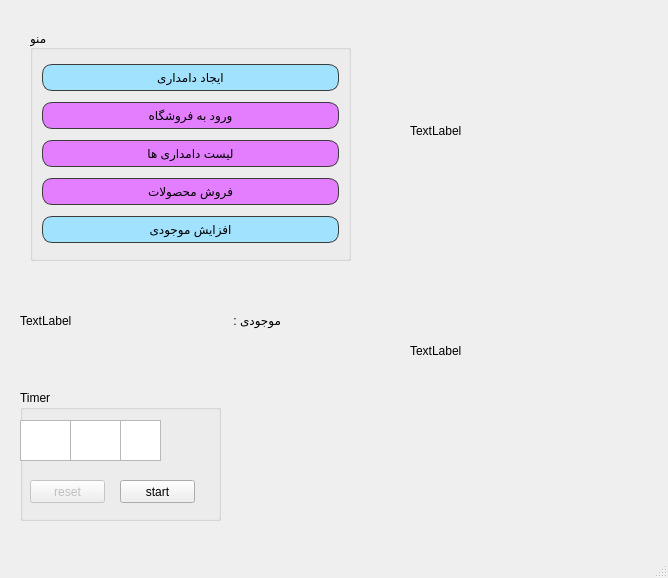
<?xml version="1.0" encoding="UTF-8"?>
<ui version="4.0">
 <class>MainWindow</class>
 <widget class="QMainWindow" name="MainWindow">
  <property name="geometry">
   <rect>
    <x>0</x>
    <y>0</y>
    <width>668</width>
    <height>578</height>
   </rect>
  </property>
  <property name="windowTitle">
   <string>MainWindow</string>
  </property>
  <widget class="QWidget" name="centralwidget">
   <widget class="QGroupBox" name="groupBox">
    <property name="geometry">
     <rect>
      <x>30</x>
      <y>30</y>
      <width>321</width>
      <height>231</height>
     </rect>
    </property>
    <property name="title">
     <string>منو</string>
    </property>
    <layout class="QVBoxLayout" name="verticalLayout">
     <item>
      <widget class="QPushButton" name="creates_farm">
       <property name="styleSheet">
        <string notr="true">QPushButton
{
    height:25px;
    color: rgb(0, 0, 0);
    background-color: rgb(160, 226, 255);
    border: 1px solid rgb(60, 60, 60);
    border-radius: 10px;
}
</string>
       </property>
       <property name="text">
        <string>ایجاد دامداری</string>
       </property>
      </widget>
     </item>
     <item>
      <widget class="QPushButton" name="creates_market">
       <property name="styleSheet">
        <string notr="true">QPushButton
{
    height:25px;
    color: rgb(0, 0, 0);
    background-color: rgb(226,126, 255);
    border: 1px solid rgb(60, 60, 60);
    border-radius: 10px;
}</string>
       </property>
       <property name="text">
        <string>ورود به فروشگاه</string>
       </property>
      </widget>
     </item>
     <item>
      <widget class="QPushButton" name="farm_list">
       <property name="styleSheet">
        <string notr="true">QPushButton
{
    height:25px;
    color: rgb(0, 0, 0);
    background-color: rgb(226,126, 255);
    border: 1px solid rgb(60, 60, 60);
    border-radius: 10px;
}
</string>
       </property>
       <property name="text">
        <string>لیست دامداری ها</string>
       </property>
      </widget>
     </item>
     <item>
      <widget class="QPushButton" name="sell_products">
       <property name="styleSheet">
        <string notr="true">QPushButton
{
    height:25px;
    color: rgb(0, 0, 0);
    background-color: rgb(226,126, 255);
    border: 1px solid rgb(60, 60, 60);
    border-radius: 10px;
}
</string>
       </property>
       <property name="text">
        <string>فروش محصولات</string>
       </property>
      </widget>
     </item>
     <item>
      <widget class="QPushButton" name="deposit_btn">
       <property name="styleSheet">
        <string notr="true">QPushButton
{
    height:25px;
    color: rgb(0, 0, 0);
    background-color: rgb(160, 226, 255);
    border: 1px solid rgb(60, 60, 60);
    border-radius: 10px;
}
</string>
       </property>
       <property name="text">
        <string>افزایش موجودی</string>
       </property>
      </widget>
     </item>
    </layout>
   </widget>
   <widget class="QLabel" name="money_icon">
    <property name="geometry">
     <rect>
      <x>20</x>
      <y>290</y>
      <width>81</width>
      <height>61</height>
     </rect>
    </property>
    <property name="text">
     <string>TextLabel</string>
    </property>
   </widget>
   <widget class="QLabel" name="balance">
    <property name="geometry">
     <rect>
      <x>160</x>
      <y>300</y>
      <width>121</width>
      <height>41</height>
     </rect>
    </property>
    <property name="styleSheet">
     <string notr="true"/>
    </property>
    <property name="text">
     <string>موجودی :</string>
    </property>
   </widget>
   <widget class="QLabel" name="welcome">
    <property name="geometry">
     <rect>
      <x>410</x>
      <y>30</y>
      <width>181</width>
      <height>201</height>
     </rect>
    </property>
    <property name="layoutDirection">
     <enum>Qt::LeftToRight</enum>
    </property>
    <property name="text">
     <string>TextLabel</string>
    </property>
   </widget>
   <widget class="QLabel" name="label">
    <property name="geometry">
     <rect>
      <x>410</x>
      <y>200</y>
      <width>201</width>
      <height>301</height>
     </rect>
    </property>
    <property name="text">
     <string>TextLabel</string>
    </property>
   </widget>
   <widget class="QGroupBox" name="groupBox_2">
    <property name="geometry">
     <rect>
      <x>20</x>
      <y>390</y>
      <width>201</width>
      <height>131</height>
     </rect>
    </property>
    <property name="title">
     <string>Timer</string>
    </property>
    <widget class="QTextEdit" name="minutesText">
     <property name="enabled">
      <bool>true</bool>
     </property>
     <property name="geometry">
      <rect>
       <x>0</x>
       <y>30</y>
       <width>51</width>
       <height>41</height>
      </rect>
     </property>
    </widget>
    <widget class="QTextEdit" name="secondsText">
     <property name="enabled">
      <bool>true</bool>
     </property>
     <property name="geometry">
      <rect>
       <x>50</x>
       <y>30</y>
       <width>51</width>
       <height>41</height>
      </rect>
     </property>
     <property name="contextMenuPolicy">
      <enum>Qt::DefaultContextMenu</enum>
     </property>
    </widget>
    <widget class="QTextEdit" name="hundredthsText">
     <property name="enabled">
      <bool>true</bool>
     </property>
     <property name="geometry">
      <rect>
       <x>100</x>
       <y>30</y>
       <width>41</width>
       <height>41</height>
      </rect>
     </property>
    </widget>
    <widget class="QPushButton" name="startStopButton">
     <property name="enabled">
      <bool>true</bool>
     </property>
     <property name="geometry">
      <rect>
       <x>100</x>
       <y>90</y>
       <width>75</width>
       <height>23</height>
      </rect>
     </property>
     <property name="text">
      <string>start</string>
     </property>
    </widget>
    <widget class="QPushButton" name="resetButton">
     <property name="enabled">
      <bool>false</bool>
     </property>
     <property name="geometry">
      <rect>
       <x>10</x>
       <y>90</y>
       <width>75</width>
       <height>23</height>
      </rect>
     </property>
     <property name="text">
      <string>reset</string>
     </property>
    </widget>
   </widget>
  </widget>
  <widget class="QMenuBar" name="menubar">
   <property name="geometry">
    <rect>
     <x>0</x>
     <y>0</y>
     <width>668</width>
     <height>21</height>
    </rect>
   </property>
  </widget>
  <widget class="QStatusBar" name="statusbar"/>
 </widget>
 <resources/>
 <connections/>
</ui>
